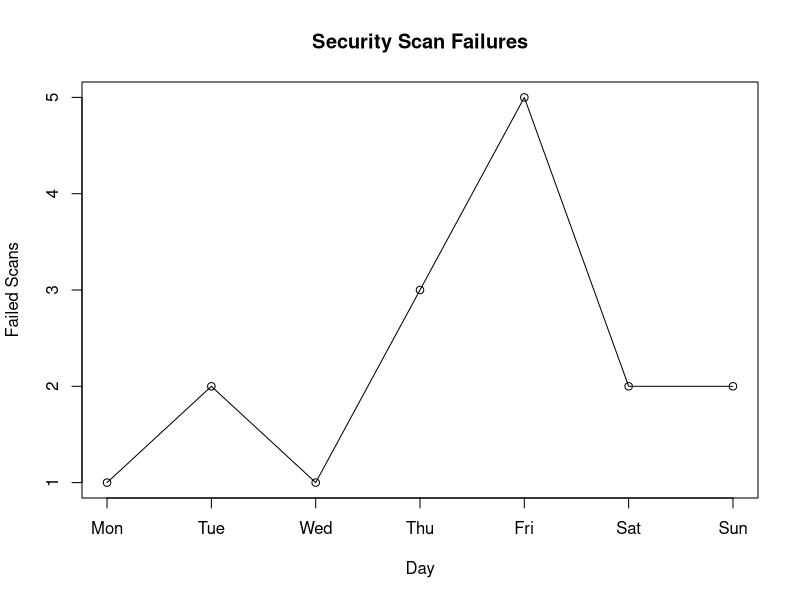

Here is the R script that generated this plot:
# Q27 - Continuous Security Monitoring

days <- c("Mon", "Tue", "Wed", "Thu", "Fri", "Sat", "Sun")

incidents <- c(2, 3, 2, 5, 8, 4, 3)
failed_scans <- c(1, 2, 1, 3, 5, 2, 2)

data <- data.frame(
  Day = days,
  Incidents = incidents,
  Failed_Scans = failed_scans
)

print(data)

# Identify abnormal increase
average_failures <- mean(data$Failed_Scans)

abnormal <- data[data$Failed_Scans > average_failures * 1.5, ]

print("Abnormal security failures:")
print(abnormal)

# Graph
plot(failed_scans,
     type = "o",
     xaxt = "n",
     xlab = "Day",
     ylab = "Failed Scans",
     main = "Security Scan Failures")

axis(1, at = 1:7, labels = days)
